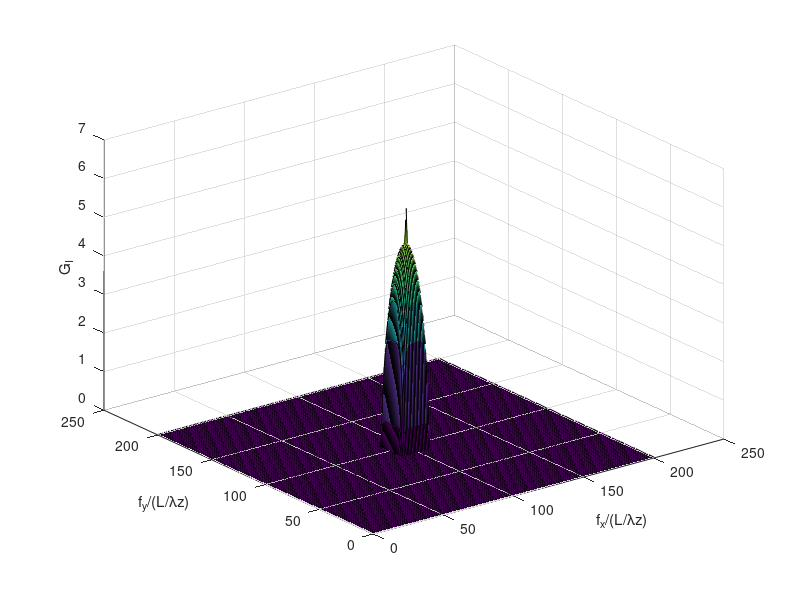

Recreate this plot in MATLAB.
rect=zeros(201);
h=fspecial('disk',10);
rect(90:110,90:110)=4000*h;
surf(abs(rect));
xlabel('\alpha');
ylabel('\beta');
zlabel('I(\alpha,\beta)');
y=fftshift(fft2(fftshift(rect)));
z=pi*100;
corr_coeff=y./z;
auto_corr=(1+corr_coeff^2);
surf(abs(auto_corr));
xlabel('L\Deltax/\lambdaz');
ylabel('L\Deltay/\lambdaz');
zlabel('\Gamma_{I}');
power_spec=ifft2(auto_corr);
surf(fftshift(abs(power_spec)));
xlabel('f_{x}/(L/\lambdaz)');
ylabel('f_{y}/(L/\lambdaz)');
zlabel('G_{I}');